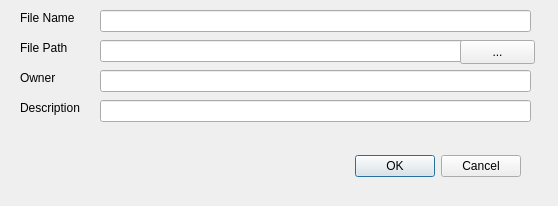
<?xml version="1.0" encoding="UTF-8"?>
<ui version="4.0">
 <class>FileInfomation</class>
 <widget class="QDialog" name="FileInfomation">
  <property name="geometry">
   <rect>
    <x>0</x>
    <y>0</y>
    <width>558</width>
    <height>206</height>
   </rect>
  </property>
  <property name="windowTitle">
   <string>File Information</string>
  </property>
  <widget class="QDialogButtonBox" name="buttonBox">
   <property name="geometry">
    <rect>
     <x>180</x>
     <y>150</y>
     <width>341</width>
     <height>32</height>
    </rect>
   </property>
   <property name="orientation">
    <enum>Qt::Horizontal</enum>
   </property>
   <property name="standardButtons">
    <set>QDialogButtonBox::Cancel|QDialogButtonBox::Ok</set>
   </property>
  </widget>
  <widget class="QLineEdit" name="lineEdit">
   <property name="geometry">
    <rect>
     <x>100</x>
     <y>10</y>
     <width>431</width>
     <height>22</height>
    </rect>
   </property>
  </widget>
  <widget class="QLineEdit" name="lineEdit_2">
   <property name="geometry">
    <rect>
     <x>100</x>
     <y>40</y>
     <width>431</width>
     <height>22</height>
    </rect>
   </property>
  </widget>
  <widget class="QLineEdit" name="lineEdit_3">
   <property name="geometry">
    <rect>
     <x>100</x>
     <y>100</y>
     <width>431</width>
     <height>22</height>
    </rect>
   </property>
  </widget>
  <widget class="QLineEdit" name="lineEdit_4">
   <property name="geometry">
    <rect>
     <x>100</x>
     <y>70</y>
     <width>431</width>
     <height>22</height>
    </rect>
   </property>
  </widget>
  <widget class="QLabel" name="label">
   <property name="geometry">
    <rect>
     <x>20</x>
     <y>10</y>
     <width>61</width>
     <height>16</height>
    </rect>
   </property>
   <property name="text">
    <string>File Name</string>
   </property>
  </widget>
  <widget class="QLabel" name="label_2">
   <property name="geometry">
    <rect>
     <x>20</x>
     <y>40</y>
     <width>55</width>
     <height>16</height>
    </rect>
   </property>
   <property name="text">
    <string>File Path</string>
   </property>
  </widget>
  <widget class="QLabel" name="label_3">
   <property name="geometry">
    <rect>
     <x>20</x>
     <y>70</y>
     <width>55</width>
     <height>16</height>
    </rect>
   </property>
   <property name="text">
    <string>Owner</string>
   </property>
  </widget>
  <widget class="QLabel" name="label_4">
   <property name="geometry">
    <rect>
     <x>20</x>
     <y>100</y>
     <width>71</width>
     <height>16</height>
    </rect>
   </property>
   <property name="text">
    <string>Description</string>
   </property>
  </widget>
  <widget class="QPushButton" name="pushButton">
   <property name="geometry">
    <rect>
     <x>460</x>
     <y>40</y>
     <width>75</width>
     <height>24</height>
    </rect>
   </property>
   <property name="text">
    <string>...</string>
   </property>
  </widget>
 </widget>
 <resources/>
 <connections>
  <connection>
   <sender>buttonBox</sender>
   <signal>accepted()</signal>
   <receiver>FileInfomation</receiver>
   <slot>accept()</slot>
   <hints>
    <hint type="sourcelabel">
     <x>248</x>
     <y>254</y>
    </hint>
    <hint type="destinationlabel">
     <x>157</x>
     <y>274</y>
    </hint>
   </hints>
  </connection>
  <connection>
   <sender>buttonBox</sender>
   <signal>rejected()</signal>
   <receiver>FileInfomation</receiver>
   <slot>reject()</slot>
   <hints>
    <hint type="sourcelabel">
     <x>316</x>
     <y>260</y>
    </hint>
    <hint type="destinationlabel">
     <x>286</x>
     <y>274</y>
    </hint>
   </hints>
  </connection>
 </connections>
</ui>
